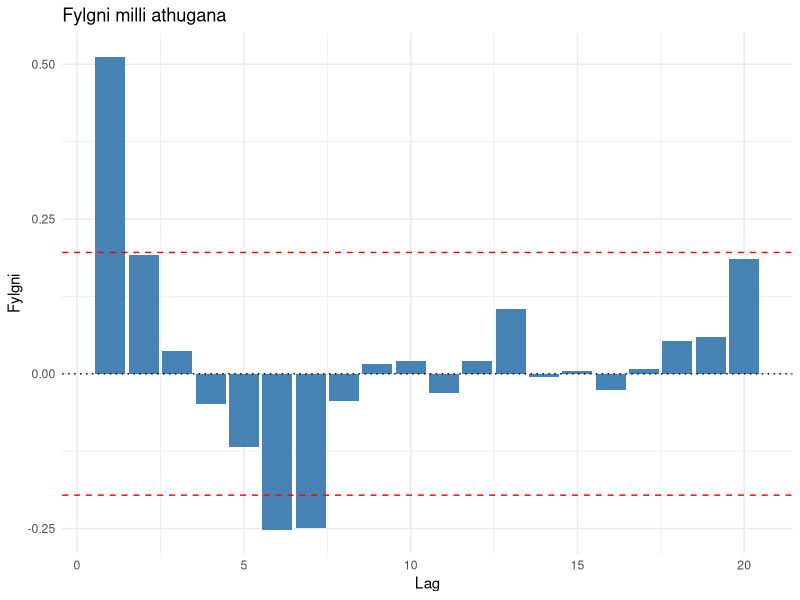
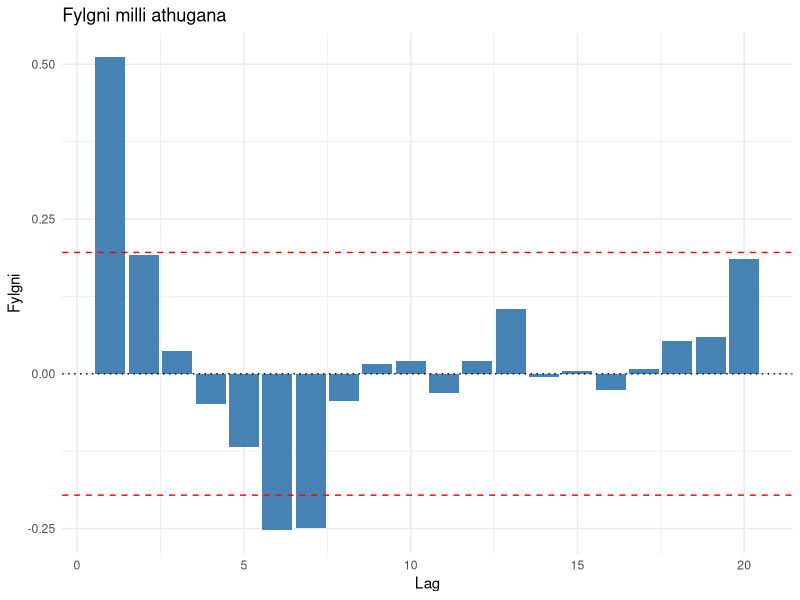

These charts were generated, in order, by the following R code: (Note: this script raises an error after producing the figures.)
library(ggplot2)

# Búa til slembirunu með AR(1) ferli
set.seed(42)
X <- arima.sim(model = list(ar = 0.5), n = 100)

# Reikna ACF og umbreyta í gagnaramma fyrir ggplot
acf_data <- acf(X, plot = FALSE)
acf_df <- data.frame(
  Lag = acf_data$lag[-1],   # Sleppum fyrsta gildinu (lag 0)
  Fylgni = acf_data$acf[-1]
)

# Reikna 95% öryggismörk fyrir ACF
ci <- qnorm(0.975) / sqrt(length(X))

# Teikna með ggplot
ggplot(acf_df, aes(x = Lag, y = Fylgni)) +
  geom_col(fill = "steelblue") +  # Súlurit fyrir fylgni
  geom_hline(yintercept = c(ci, -ci), linetype = "dashed", color = "red") + # Öryggismörk
  geom_hline(yintercept = 0, linetype = "dotted") + # Lína við 0
  labs(title = "Fylgni milli athugana", x = "Lag", y = "Fylgni") +
  theme_minimal()
ggsave("GitBook/GitBook/results_analysis/figs/independence_acf.jpg", width = 6, height = 4)

set.seed(42)
X <- rnorm(100) # Slembigögn
tibble(Xi=X[-length(X)], Xi1=X[-1]) %>%
  ggplot(aes(x = Xi, y = Xi1)) +
  geom_point() + labs(title = "Dreifirit til að meta óhæði", x = expression(X[i]), y = expression(X[i+1])) +
  theme_minimal()
ggsave("GitBook/GitBook/results_analysis/figs/independence_scatter.jpg", width = 6, height = 4)